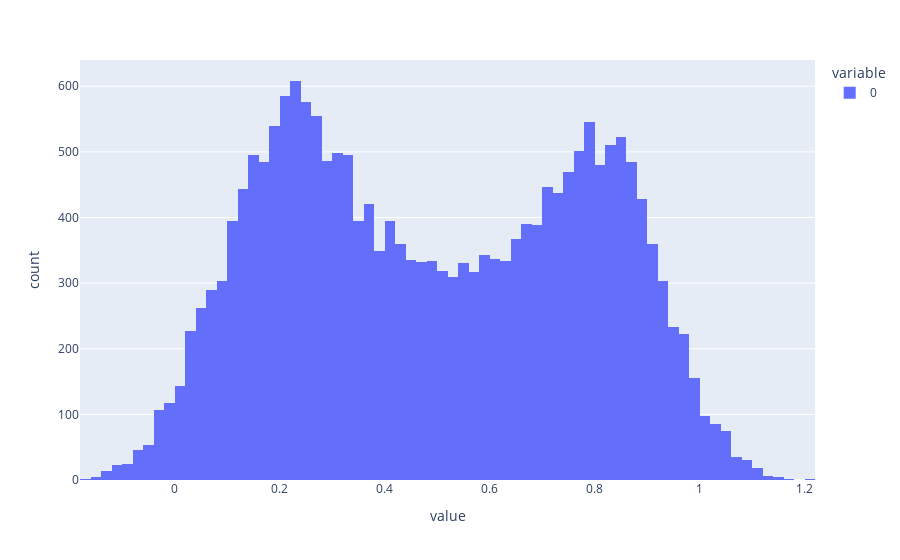

This figure's notebook cell:
### Code cell
import plotly.express as px

res = model.predict(df_features[SIDE_ALL][df_label_side["bin"].astype(int) != 0])

fig = px.histogram(res, nbins=100)
fig.show()

### Figure 1 — Plotly figure (JSON) as saved in the notebook; plotly's stock layout.template omitted (floating-point values rounded to 4 significant figures; data arrays with more than 128 entries replaced by an {"elided": "..."} marker saying what was removed)
{"data": [{"bingroup": "x", "hovertemplate": "variable=0<br>value=%{x}<br>count=%{y}<extra></extra>", "legendgroup": "0", "marker": {"color": "#636efa", "pattern": {"shape": ""}}, "name": "0", "nbinsx": 100, "orientation": "v", "showlegend": true, "type": "histogram", "x": {"elided": "20584 float values"}, "xaxis": "x", "yaxis": "y"}], "layout": {"barmode": "relative", "legend": {"title": {"text": "variable"}, "tracegroupgap": 0}, "margin": {"t": 60}, "xaxis": {"anchor": "y", "domain": [0, 1], "title": {"text": "value"}}, "yaxis": {"anchor": "x", "domain": [0, 1], "title": {"text": "count"}}}}
